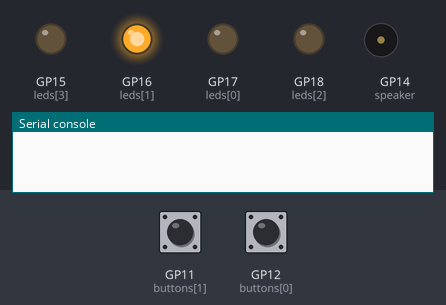
Simulated run of this program. Board: Raspberry Pi Pico running MicroPython. On the bench: output pins drawn as LEDs (lit = HIGH), buzzer (waves = sounding), the last lines printed to the serial console. Dashed ring = blinking. The inputs (shaded band) are chosen by the test bench; at power-on: GP11 (buttons[1]) HIGH, GP12 (buttons[0]) HIGH. Random numbers come from a fixed seed.

Above: at 1.2 s.
1.3 s: GP11 (buttons[1]) pulled LOW for 0.15 s
At 6.7 s:
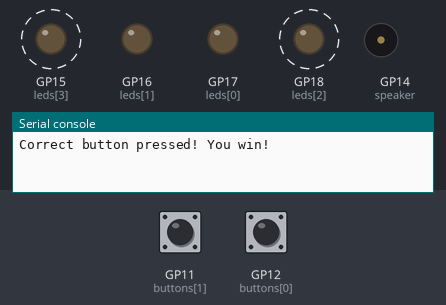
At 11.7 s:
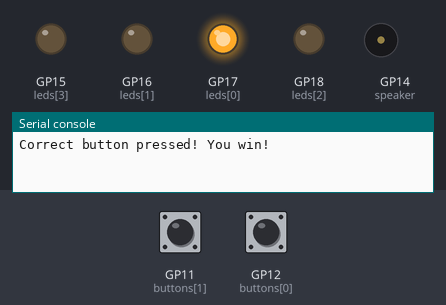
Timing chart, 0 to 13.3 s (numbered marks = the images above; inputs shaded):
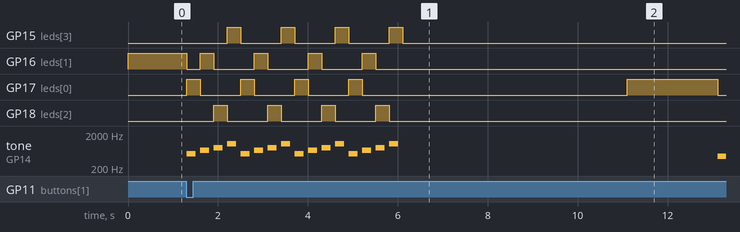

The program:

timaverkefni5try2.py
```python
from machine import Pin, PWM, ADC
from time import sleep_ms
import random


# Correct setup for LED pins and Button pins with pull-up configuration
leds = [Pin(17, Pin.OUT), Pin(16, Pin.OUT), Pin(18, Pin.OUT), Pin(15, Pin.OUT)]
buttons = [Pin(12, Pin.IN, Pin.PULL_UP), Pin(11, Pin.IN, Pin.PULL_UP), Pin(13, Pin.IN, Pin.PULL_UP), Pin(10, Pin.IN, Pin.PULL_UP)]


# Speaker setup
speaker = Pin(14, Pin.OUT)
buzzer = PWM(speaker)
buzzer.duty_u16(0)


# Tone definitions
tones = [262, 330, 392, 494]
losing_tones = [440, 349, 294, 220]
winning_tones = [523, 659, 784, 1047]


# Function to play a sequence of tones
def play_tone_sequence(sequence):
    for tone in sequence:
        buzzer.freq(tone)
        buzzer.duty_u16(32768)
        sleep_ms(200)
        buzzer.duty_u16(0)
        sleep_ms(100)


# Function to play a single tone
def play_tone(tone):
    buzzer.freq(tone)
    buzzer.duty_u16(32768)
    sleep_ms(200)
    buzzer.duty_u16(0)


# Wait for input with active-low button configuration
def wait_for_input(led_index, countdown_time):
    while countdown_time > 0:
        if buttons[led_index].value() == 0:  # Button is pressed
            return True
        sleep_ms(10)
        countdown_time -= 10
    return False


# Function to turn off all LEDs
def turn_off_leds():
    for led in leds:
        led.value(0)


# Function to turn on all LEDs constantly
def turn_on_leds():
    for led in leds:
        led.value(1)


# Function for winning sequence
def win():
    for x in range(4):
        for i in range(len(leds)):
            leds[i].value(1)
            play_tone(winning_tones[i])
            sleep_ms(100)
            leds[i].value(0)


# The main game function
def play_game():
    while True:
        # Turn off all LEDs at the start of each round
        turn_off_leds()

        # Randomly select one LED to turn on
        led_index = random.randint(0, 3)
        leds[led_index].value(1)  # Turn on only the selected LED

        # Wait for player input and check if the correct button is pressed
        player_correct = wait_for_input(led_index, 2000)

        # Turn off all LEDs after the input period for visual effect
        turn_off_leds()

        if player_correct:
            print("Correct button pressed! You win!")
            win()  # Execute the win routine
        else:
            print("Wrong button or time out! You lose!")
            play_tone_sequence(losing_tones)  # Play the losing sequence

        # Sleep for a bit before the next round starts
        sleep_ms(5000)

# Start the game
play_game()
```

Measured:
- after the input at 1.3 s, GP15 (leds[3]): alternates HIGH for 0.30 s and LOW for 0.90 s, 8 changes in all, then stays LOW, starting after 0.91 s; GP18 (leds[2]): alternates HIGH for 0.30 s and LOW for 0.90 s, 8 changes in all, then stays LOW, starting after 0.61 s
- by itself, GP16 (leds[1]): repeats every 1.2 s: HIGH 0.30 s, LOW 0.90 s, until it stays LOW from 5.5 s
- by itself, tone on GP14 (speaker): plays 523 Hz for 0.20 s, 659 Hz for 0.20 s, 784 Hz for 0.20 s, 1047 Hz for 0.20 s, 523 Hz for 0.20 s, 659 Hz for 0.20 s … (17 notes in this stretch)
